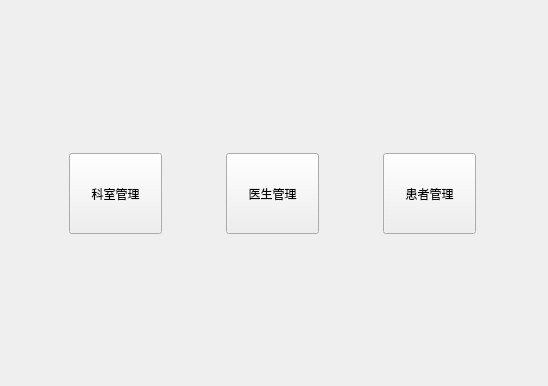
<?xml version="1.0" encoding="UTF-8"?>
<ui version="4.0">
 <class>WelcomeView</class>
 <widget class="QWidget" name="WelcomeView">
  <property name="geometry">
   <rect>
    <x>0</x>
    <y>0</y>
    <width>548</width>
    <height>386</height>
   </rect>
  </property>
  <property name="windowTitle">
   <string>欢迎</string>
  </property>
  <layout class="QVBoxLayout" name="verticalLayout">
   <item>
    <spacer name="verticalSpacer">
     <property name="orientation">
      <enum>Qt::Orientation::Vertical</enum>
     </property>
     <property name="sizeHint" stdset="0">
      <size>
       <width>20</width>
       <height>131</height>
      </size>
     </property>
    </spacer>
   </item>
   <item>
    <layout class="QHBoxLayout" name="horizontalLayout">
     <item>
      <widget class="QPushButton" name="btDepartment">
       <property name="minimumSize">
        <size>
         <width>91</width>
         <height>81</height>
        </size>
       </property>
       <property name="maximumSize">
        <size>
         <width>93</width>
         <height>81</height>
        </size>
       </property>
       <property name="text">
        <string>科室管理</string>
       </property>
      </widget>
     </item>
     <item>
      <widget class="QPushButton" name="btDoctor">
       <property name="minimumSize">
        <size>
         <width>91</width>
         <height>81</height>
        </size>
       </property>
       <property name="maximumSize">
        <size>
         <width>93</width>
         <height>81</height>
        </size>
       </property>
       <property name="text">
        <string>医生管理</string>
       </property>
      </widget>
     </item>
     <item>
      <widget class="QPushButton" name="btPatient">
       <property name="minimumSize">
        <size>
         <width>91</width>
         <height>81</height>
        </size>
       </property>
       <property name="maximumSize">
        <size>
         <width>93</width>
         <height>81</height>
        </size>
       </property>
       <property name="text">
        <string>患者管理</string>
       </property>
      </widget>
     </item>
    </layout>
   </item>
   <item>
    <spacer name="verticalSpacer_2">
     <property name="orientation">
      <enum>Qt::Orientation::Vertical</enum>
     </property>
     <property name="sizeHint" stdset="0">
      <size>
       <width>20</width>
       <height>130</height>
      </size>
     </property>
    </spacer>
   </item>
  </layout>
 </widget>
 <resources/>
 <connections/>
</ui>
